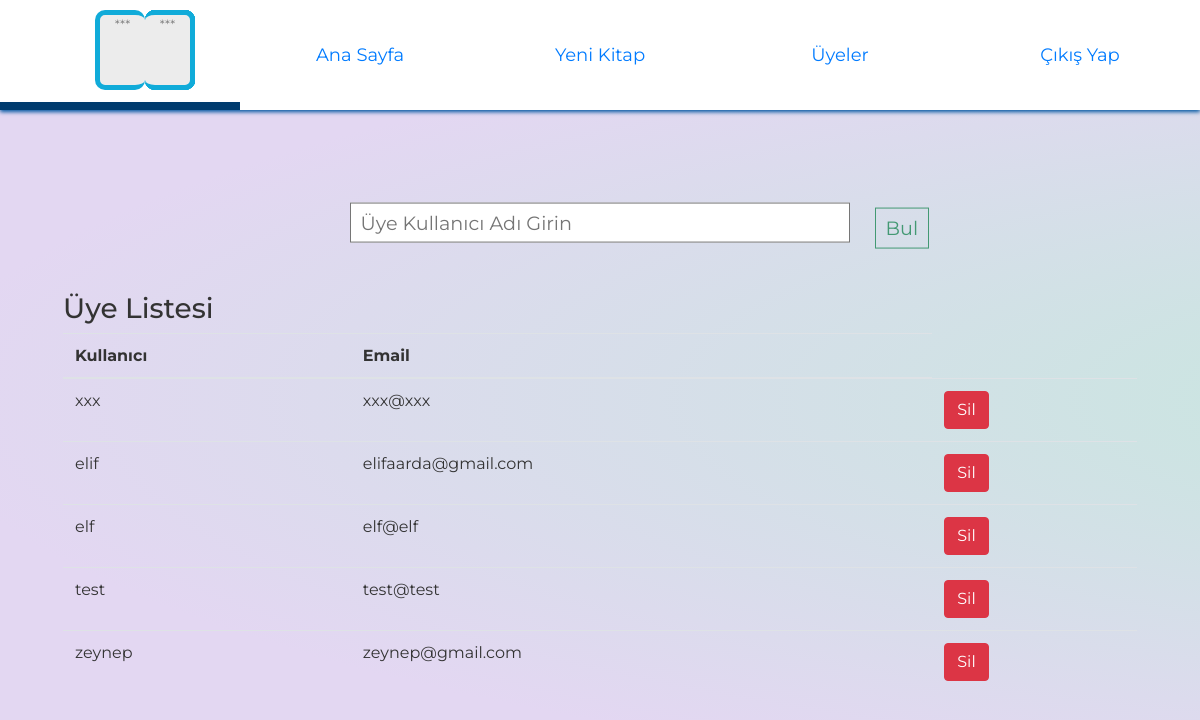
The app's page /admin_users, older data.
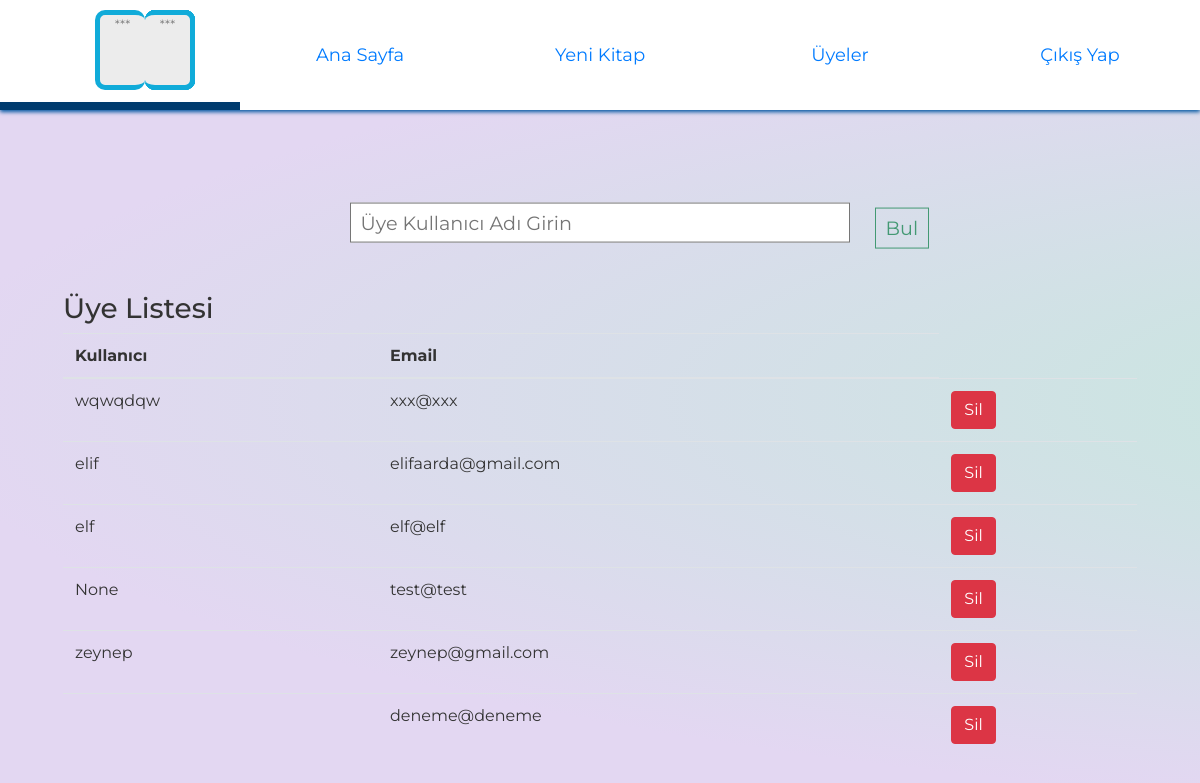
The same page, newer data.
### Models/user.py (models this page shows, shortened)
class User(UserMixin,db.Model):
    __tablename__ = 'user'
    id = db.Column(db.Integer, primary_key=True)
    username = db.Column(db.String(120))
    email = db.Column(db.String(120))
    password = db.Column(db.String(80))

### Routes/routes.py (the view)
@routes.route("/admin_users")
def admin_users():
    users = User.query.all()
    return render_template("admin_users.html", users=users)

### templates/admin_users.html (shortened to what this page needs)
<html>
<head>
    <link rel="stylesheet" href="https://maxcdn.bootstrapcdn.com/bootstrap/4.0.0/css/bootstrap.min.css">
    <link rel="stylesheet" type="text/css" href="../static/css/home.css" />
    <link rel="stylesheet" type="text/css" href="../static/css/search.css" />
</head>
<body>
    <div>
        <section class='header'>
            <header>
                <ul class='menu'>
                <li>
                        <div class="logo">
                            <div class="paper">
                            </div>
                            <div class="paper">
                            </div>
                        </div>
                    </li>
                    <li>
                        <a href='/admin'>Ana Sayfa</a>
                    </li>
                    <li>
                        <a href='/admin_book'>Yeni Kitap</a>
                    </li>
                    <li>
                        <a href='/admin_users'>Üyeler</a>
                    </li>
                    <li class="logout">
                        <a href='/logout'>Çıkış Yap</a>
                    </li>
                </ul>
            </header>
        </section>
        <div style="margin-top: 150px;" class="container">
            <form action="/member_search" method="POST" id="searchform">
                <input type="text" name="member_search" id="search-bar" placeholder="Üye Kullanıcı Adı Girin" />
                <button type="submit" name="member_search" id="submit">Bul</button>
            </form>
            <table class="table table-hover">
                <h3>Üye Listesi</h3>
                <thead>
                    <tr>
                        <th scope="col">Kullanıcı</th>
                        <th scope="col">Email</th>
                    </tr>
                </thead>
                <tbody>
                {% if members: %}
                    {%for member in members %}
                    <tr>
                        <td>{{member.username}}</td>
                        <td>{{member.email}}</td>
                        <td><a href="/user_delete/{{member.id}}" method="DELETE" class="btn btn-danger">Sil</a>
                    </tr>
                    {% endfor %}
                    {% else %}
                      {%for user in users %}
                    <tr>
                        <td>{{user.username}}</td>
                        <td>{{user.email}}</td>
                        <td><a href="/user_delete/{{user.id}}" method="DELETE" class="btn btn-danger">Sil</a>
                    </tr>
                    {% endfor %}
                    {% endif %}
                </tbody>
            </table>
        </div>
    </div>
</body>
</html>

### static/css/home.css (style rules this page uses)
body { font-family: "Montserrat", Helvetica, sans-serif; background: radial-gradient( ellipse at center, rgba(194, 234, 219, 1) 0%, rgba(227, 215, 242, 1) 74%, rgba(227, 215, 242, 1) 74%); background-size: 300%; padding: 3em; color: #333; }
a { font-weight: 400; font-size: 18px; -webkit-transition: all 0.25s; transition: all 0.25s; }
ul { padding: 0; margin: 0; }
.header { position: fixed; top: 0; left: 0; right: 0; height: 110px; background: #fff; box-shadow: 0 2px 4px #0056a1; z-index: 2; }
.menu li { width: 20%; height: 110px; box-sizing: border-box; display: block; float: left; list-style: none; position: relative; display: table; border-bottom: 0px solid #007fed; -webkit-transition: all 0.25s; transition: all 0.25s; }
.menu li a { display: block; text-align: center; display: table-cell; vertical-align: middle; text-decoration: none; }
li .logo { position: relative; width: 40px; height: 70px; margin: 15px auto; perspective: 190px; transform-style: preserve-3d; -webkit-backface-visibility: visible; margin-left: 150px; }
.logo .paper { position: absolute; margin: auto; left: -9999px; right: -9999px; top: -9999px; bottom: -9999px; width: 50px; height: 80px; background: #ececec; border: 5px solid #10abd9; border-radius: 10px; border-left: 0; transform-origin: 0% 50%; text-align: center; color: gray; }
.logo .paper::after { content: "***"; font-size: 80%; }
.logo .paper:nth-child(2) { transform: rotateY(180deg); }
.logo .paper:nth-child(12) { animation: flip 2.5s infinite ease-in-out; animation-delay: 2.8861s; }

### static/css/search.css (style rules this page uses)
html, body { width: 100%; height: 100%; }
body { background: radial-gradient( ellipse at center, rgba(194, 234, 219, 1) 0%, rgba(227, 215, 242, 1) 74%, rgba(227, 215, 242, 1) 74%); background-size: 300%; font-family: "Montserrat", Helvetica, sans-serif; padding: 3em; color: #333; }
#searchform { display: block; margin: 0 auto; width: 100%; max-width: 500px; transform: translateY(10%); position: relative; }
#search-bar { display: block; margin: 0.25em 0 0; width: 100%; padding: 0.25em 0.5em; font-size: 1.2em; }
.output, #search-bar { background: #fff; border: 1px solid #767676; }
#submit { display: block; margin: -1.83em 525 2.5em; padding: 0.25em 0.5em; font-size: 1.2em; color: #439973; border: 1px solid #439973; background: 0; transition: color 0.2s, background 0.2s; }

Row changes from the older to the newer data that the page shows:
changed User "xxx@xxx": username "xxx" → "wqwqdqw"
changed User "test@test": username "test" → "None"
added User: email "deneme@deneme"
